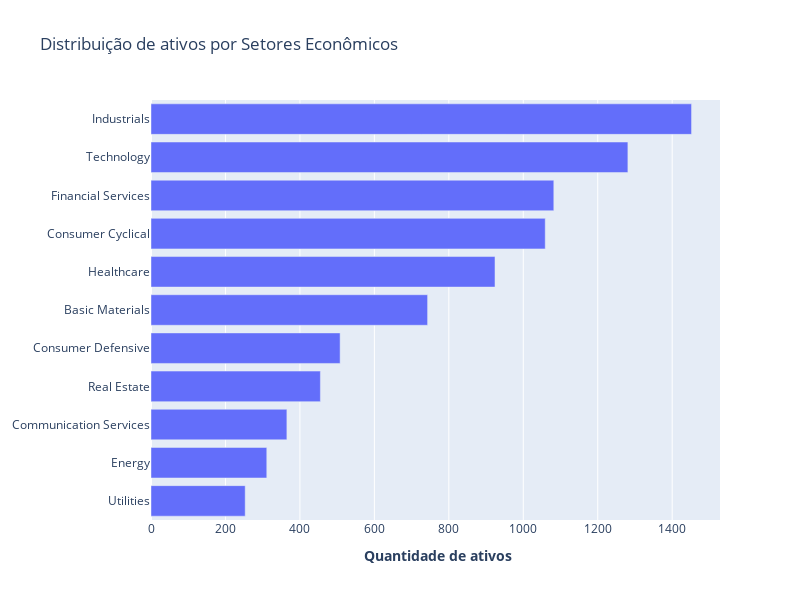

This figure's notebook cell:
### Markdown cell above
Há uma predominância de ativos listados nas bolsas dos Estados Unidos.

### Code cell
fig = go.Figure()


contagem_paises = ativos.SetorEconomico.value_counts()[:30].sort_values(ascending=True)
fig.add_trace(go.Bar(y = contagem_paises.index, x = contagem_paises.values, orientation='h'))

fig.update_xaxes(title_text='<b> Quantidade de ativos')

fig.update_layout(title_text='Distribuição de ativos por Setores Econômicos', width=800, height=600)
fig.show()

### Figure 1 — Plotly figure (JSON) as saved in the notebook; plotly's stock layout.template omitted (floating-point values rounded to 4 significant figures)
{"data": [{"orientation": "h", "type": "bar", "x": [253, 311, 365, 455, 508, 743, 924, 1059, 1082, 1281, 1452], "y": ["Utilities", "Energy", "Communication Services", "Real Estate", "Consumer Defensive", "Basic Materials", "Healthcare", "Consumer Cyclical", "Financial Services", "Technology", "Industrials"]}], "layout": {"height": 600, "title": {"text": "Distribuição de ativos por Setores Econômicos"}, "width": 800, "xaxis": {"title": {"text": "<b> Quantidade de ativos"}}}}
